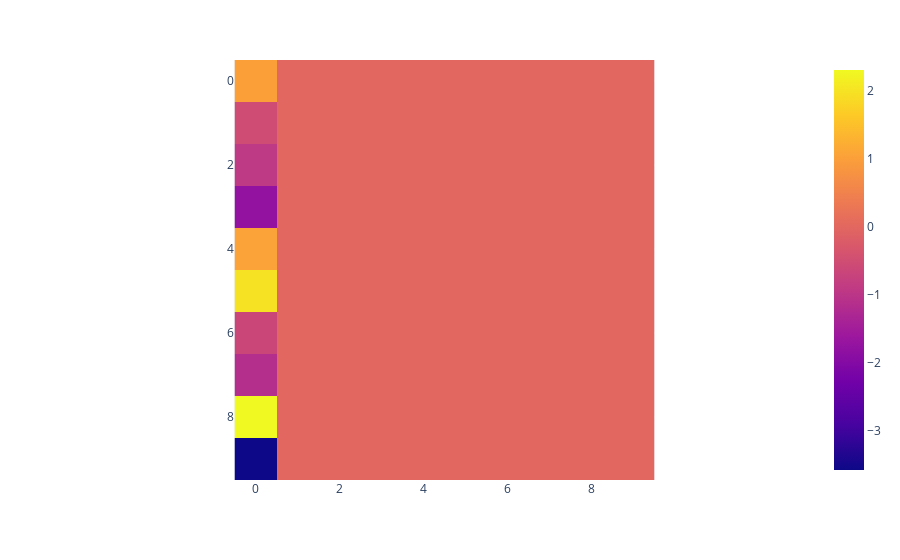

The code cell stored with this chart in its notebook:
### Code cell
attr = torch.Tensor.numpy(attributions.detach().cpu())
px.imshow(attr[0:10, ])

### Figure 1 — Plotly figure (JSON) as saved in the notebook; plotly's stock layout.template omitted (floating-point values rounded to 4 significant figures)
{"data": [{"coloraxis": "coloraxis", "hovertemplate": "x: %{x}<br>y: %{y}<br>color: %{z}<extra></extra>", "name": "0", "type": "heatmap", "xaxis": "x", "yaxis": "y", "z": [[1.012, -5.553e-07, -1.613e-06, -2.642e-07, 9.685e-08, 2.157e-07, -7.779e-07, 9.997e-08, 4.522e-07, 1.077e-07], [-0.5333, -2.469e-07, 5.481e-07, 9.22e-07, 3.952e-08, -1.079e-07, 4.239e-07, 1.081e-07, 7.336e-07, 1.762e-07], [-0.9106, 7.05e-07, 2.122e-08, 6.73e-07, 6.654e-08, -3.406e-08, 5.121e-08, 9.313e-10, 1.954e-07, -1.109e-07], [-1.764, -4.814e-07, -4.145e-07, 6.259e-07, -3.213e-07, -6.257e-08, -4.417e-07, -2.329e-07, 2.283e-07, 7.237e-08], [1.046, 3.362e-07, -5.661e-07, -6.982e-07, 5.758e-07, 1.077e-08, 8.199e-07, 1.534e-07, 2.35e-07, -1.611e-07], [1.981, -2.721e-08, 2.846e-07, -7.835e-08, 6.78e-08, -3.933e-09, -5.011e-08, 5.902e-08, 1.376e-07, 2.166e-08], [-0.6589, -3.666e-07, 5.391e-07, -6.698e-07, 2.518e-07, 4.709e-08, 3.245e-07, -8.445e-08, -3.73e-08, -1.739e-07], [-1.138, -3.904e-07, -3.545e-07, 3.008e-07, -7.194e-08, -7.642e-08, -7.059e-09, 1.016e-07, 1.199e-07, -1.417e-07], [2.301, -3.469e-07, 1.109e-06, 4.082e-07, -2.292e-07, -1.642e-07, -2.052e-07, 1.606e-07, 3.664e-07, -1.111e-07], [-3.578, 1.757e-07, -1.352e-07, 2.596e-07, -1.29e-07, 9.429e-08, 2.68e-08, -2.463e-09, -4.698e-07, 4.27e-08]]}], "layout": {"coloraxis": {"colorscale": [[0, "#0d0887"], [0.1111, "#46039f"], [0.2222, "#7201a8"], [0.3333, "#9c179e"], [0.4444, "#bd3786"], [0.5556, "#d8576b"], [0.6667, "#ed7953"], [0.7778, "#fb9f3a"], [0.8889, "#fdca26"], [1, "#f0f921"]]}, "margin": {"t": 60}, "xaxis": {"anchor": "y", "constrain": "domain", "domain": [0, 1], "scaleanchor": "y"}, "yaxis": {"anchor": "x", "autorange": "reversed", "constrain": "domain", "domain": [0, 1]}}}
